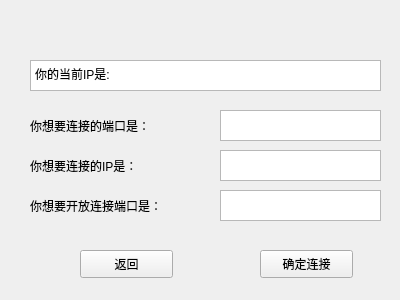
<?xml version="1.0" encoding="UTF-8"?>
<ui version="4.0">
 <class>TwoConnectUI</class>
 <widget class="QWidget" name="TwoConnectUI">
  <property name="geometry">
   <rect>
    <x>0</x>
    <y>0</y>
    <width>400</width>
    <height>300</height>
   </rect>
  </property>
  <property name="windowTitle">
   <string>Form</string>
  </property>
  <widget class="QTextBrowser" name="currentIP">
   <property name="geometry">
    <rect>
     <x>30</x>
     <y>60</y>
     <width>351</width>
     <height>31</height>
    </rect>
   </property>
   <property name="html">
    <string>&lt;!DOCTYPE HTML PUBLIC &quot;-//W3C//DTD HTML 4.0//EN&quot; &quot;http://www.w3.org/TR/REC-html40/strict.dtd&quot;&gt;
&lt;html&gt;&lt;head&gt;&lt;meta name=&quot;qrichtext&quot; content=&quot;1&quot; /&gt;&lt;style type=&quot;text/css&quot;&gt;
p, li { white-space: pre-wrap; }
&lt;/style&gt;&lt;/head&gt;&lt;body style=&quot; font-family:'SimSun'; font-size:9pt; font-weight:400; font-style:normal;&quot;&gt;
&lt;p style=&quot; margin-top:0px; margin-bottom:0px; margin-left:0px; margin-right:0px; -qt-block-indent:0; text-indent:0px;&quot;&gt;你的当前IP是:&lt;/p&gt;&lt;/body&gt;&lt;/html&gt;</string>
   </property>
  </widget>
  <widget class="QTextEdit" name="connectPort">
   <property name="geometry">
    <rect>
     <x>220</x>
     <y>110</y>
     <width>161</width>
     <height>31</height>
    </rect>
   </property>
   <property name="html">
    <string>&lt;!DOCTYPE HTML PUBLIC &quot;-//W3C//DTD HTML 4.0//EN&quot; &quot;http://www.w3.org/TR/REC-html40/strict.dtd&quot;&gt;
&lt;html&gt;&lt;head&gt;&lt;meta name=&quot;qrichtext&quot; content=&quot;1&quot; /&gt;&lt;style type=&quot;text/css&quot;&gt;
p, li { white-space: pre-wrap; }
&lt;/style&gt;&lt;/head&gt;&lt;body style=&quot; font-family:'SimSun'; font-size:9pt; font-weight:400; font-style:normal;&quot;&gt;
&lt;p align=&quot;center&quot; style=&quot;-qt-paragraph-type:empty; margin-top:0px; margin-bottom:0px; margin-left:0px; margin-right:0px; -qt-block-indent:0; text-indent:0px;&quot;&gt;&lt;br /&gt;&lt;/p&gt;&lt;/body&gt;&lt;/html&gt;</string>
   </property>
  </widget>
  <widget class="QLabel" name="label">
   <property name="geometry">
    <rect>
     <x>30</x>
     <y>110</y>
     <width>141</width>
     <height>31</height>
    </rect>
   </property>
   <property name="text">
    <string>你想要连接的端口是：</string>
   </property>
  </widget>
  <widget class="QLabel" name="label_2">
   <property name="geometry">
    <rect>
     <x>30</x>
     <y>150</y>
     <width>141</width>
     <height>31</height>
    </rect>
   </property>
   <property name="text">
    <string>你想要连接的IP是：</string>
   </property>
  </widget>
  <widget class="QLabel" name="label_3">
   <property name="geometry">
    <rect>
     <x>30</x>
     <y>190</y>
     <width>161</width>
     <height>31</height>
    </rect>
   </property>
   <property name="text">
    <string>你想要开放连接端口是：</string>
   </property>
  </widget>
  <widget class="QTextEdit" name="connectIP">
   <property name="geometry">
    <rect>
     <x>220</x>
     <y>150</y>
     <width>161</width>
     <height>31</height>
    </rect>
   </property>
   <property name="html">
    <string>&lt;!DOCTYPE HTML PUBLIC &quot;-//W3C//DTD HTML 4.0//EN&quot; &quot;http://www.w3.org/TR/REC-html40/strict.dtd&quot;&gt;
&lt;html&gt;&lt;head&gt;&lt;meta name=&quot;qrichtext&quot; content=&quot;1&quot; /&gt;&lt;style type=&quot;text/css&quot;&gt;
p, li { white-space: pre-wrap; }
&lt;/style&gt;&lt;/head&gt;&lt;body style=&quot; font-family:'SimSun'; font-size:9pt; font-weight:400; font-style:normal;&quot;&gt;
&lt;p align=&quot;center&quot; style=&quot;-qt-paragraph-type:empty; margin-top:0px; margin-bottom:0px; margin-left:0px; margin-right:0px; -qt-block-indent:0; text-indent:0px;&quot;&gt;&lt;br /&gt;&lt;/p&gt;&lt;/body&gt;&lt;/html&gt;</string>
   </property>
  </widget>
  <widget class="QTextEdit" name="openPort">
   <property name="geometry">
    <rect>
     <x>220</x>
     <y>190</y>
     <width>161</width>
     <height>31</height>
    </rect>
   </property>
   <property name="html">
    <string>&lt;!DOCTYPE HTML PUBLIC &quot;-//W3C//DTD HTML 4.0//EN&quot; &quot;http://www.w3.org/TR/REC-html40/strict.dtd&quot;&gt;
&lt;html&gt;&lt;head&gt;&lt;meta name=&quot;qrichtext&quot; content=&quot;1&quot; /&gt;&lt;style type=&quot;text/css&quot;&gt;
p, li { white-space: pre-wrap; }
&lt;/style&gt;&lt;/head&gt;&lt;body style=&quot; font-family:'SimSun'; font-size:9pt; font-weight:400; font-style:normal;&quot;&gt;
&lt;p align=&quot;center&quot; style=&quot;-qt-paragraph-type:empty; margin-top:0px; margin-bottom:0px; margin-left:0px; margin-right:0px; -qt-block-indent:0; text-indent:0px;&quot;&gt;&lt;br /&gt;&lt;/p&gt;&lt;/body&gt;&lt;/html&gt;</string>
   </property>
  </widget>
  <widget class="QPushButton" name="pushButton">
   <property name="geometry">
    <rect>
     <x>260</x>
     <y>250</y>
     <width>93</width>
     <height>28</height>
    </rect>
   </property>
   <property name="text">
    <string>确定连接</string>
   </property>
   <property name="checkable">
    <bool>false</bool>
   </property>
   <property name="autoRepeat">
    <bool>false</bool>
   </property>
   <property name="autoExclusive">
    <bool>false</bool>
   </property>
   <property name="autoDefault">
    <bool>false</bool>
   </property>
   <property name="default">
    <bool>false</bool>
   </property>
   <property name="flat">
    <bool>false</bool>
   </property>
  </widget>
  <widget class="QPushButton" name="pushButton_2">
   <property name="geometry">
    <rect>
     <x>80</x>
     <y>250</y>
     <width>93</width>
     <height>28</height>
    </rect>
   </property>
   <property name="text">
    <string>返回</string>
   </property>
   <property name="checkable">
    <bool>false</bool>
   </property>
   <property name="autoRepeat">
    <bool>false</bool>
   </property>
   <property name="autoExclusive">
    <bool>false</bool>
   </property>
   <property name="autoDefault">
    <bool>false</bool>
   </property>
   <property name="default">
    <bool>false</bool>
   </property>
   <property name="flat">
    <bool>false</bool>
   </property>
  </widget>
 </widget>
 <resources/>
 <connections/>
</ui>
